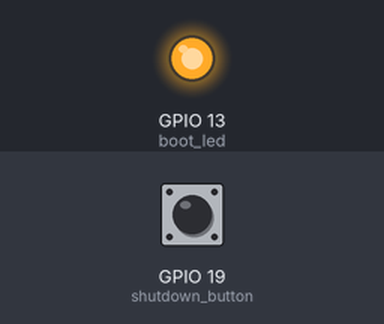
Simulated run of this program. Board: Raspberry Pi (BCM pin numbers). Parts: output pins drawn as LEDs (lit = HIGH). The inputs (shaded band) are chosen by the test bench; at power-on: GPIO 19 (shutdown_button) HIGH. The run ends when the program shuts the computer down; what the program prints to the terminal is not drawn. At 1.3 s the program puts the board to deep sleep or switches it off; the recording ends there.

Above: at 1.2 s.
1.3 s: GPIO 19 (shutdown_button) pulled LOW for 0.15 s
Timing chart, 0 to 1.3 s (numbered marks = the images above; inputs shaded):
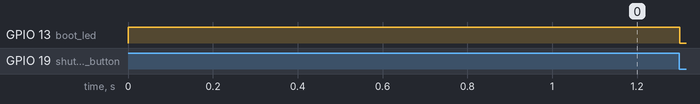

The program:

shutdown_button.py
```python
#!/usr/bin/env python3
# -*- coding: utf-8 -*-
"""
Created on Sat Dec  1 20:47:29 2018

@author: wincrantu
"""

from gpiozero import Button, LED
from signal import pause
import shlex
import subprocess


class ShutdownButton:
    def __init__(self):
        self.boot_led = LED(13)
        self.shutdown_button = Button(19)

    def say_hello(self):  # for debug
        print("Hello!")
        self.boot_led.off()

    def pyshutdown(self):
        self.boot_led.off()
        command_line = "sudo shutdown -h now"
        args = shlex.split(command_line)
        print(command_line)
        return subprocess.Popen(args)

    def shutdown_with_button(self):
        self.boot_led.on()
        self.shutdown_button.when_pressed = self.pyshutdown
        pause()


if __name__ == "__main__":
    sb = ShutdownButton()
    sb.shutdown_with_button()
```
